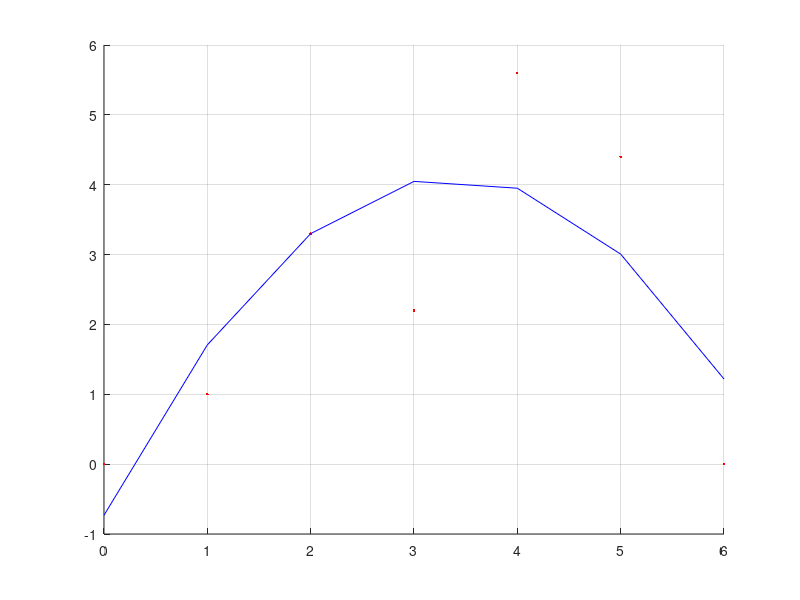

Reproduce this figure in MATLAB.
x = [0 1 2 3 4 5 6];
y = [0 1 3.3 2.2 5.6 4.4 0];

p = polyfit(x,y,2)
p2 = polyval(p,x);

figure(1)
hold on
plot(x,y,'r.')
plot(x,p2,'b-')
axis auto
grid on
hold off